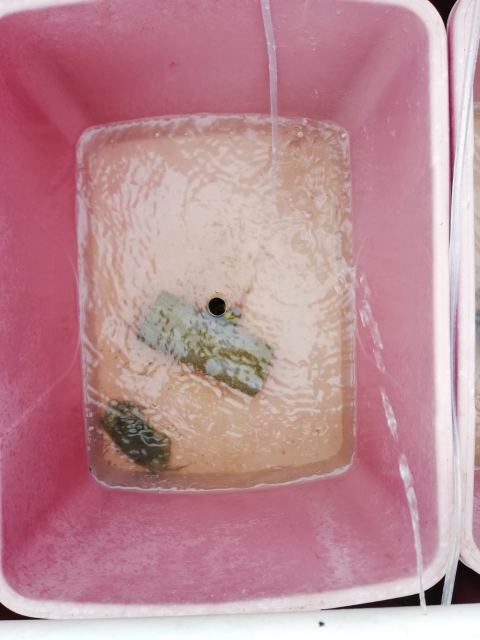
#> input picture crab-v1/images/crab.jpeg, 960 x 1280 px, found by its file name (shown at 1/2 size)
$ python 'greyscale plot.py'
#> lines starting #> are read from the running program, lines starting #| are printed output that depends on the picture
# -*- coding: utf-8 -*-
"""
Created on Tue Sep 27 09:05:19 2022

@author: user
"""
#greyscale image
import cv2
import matplotlib.pyplot as plt
from pathlib import Path

img = cv2.imread(cv2.samples.findFile("crab-v1/images/crab.jpeg"))
#> img is the input picture: shape (1280, 960, 3); mean B, G, R 148, 139.3, 188.2
img = cv2.resize(img, (128, 64))
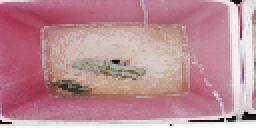
#> img: shape (64, 128, 3) (shown 2 times larger); mean B, G, R 148.1, 139.4, 188.3
g = cv2.cvtColor(img, cv2.COLOR_BGR2GRAY)
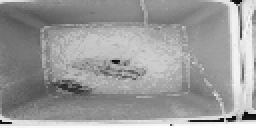
#> g: shape (64, 128) (shown 2 times larger); min 8, max 255, mean 155
image = g

fig, ax = plt.subplots()
plt.imshow(g, cmap="gray")
